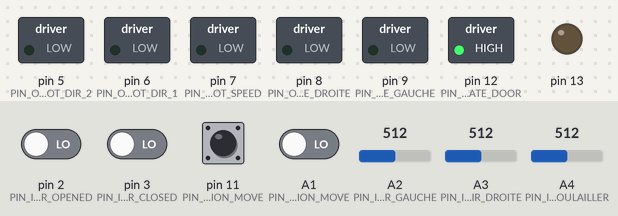
The sketch below on a simulated Arduino Uno, built with avr-gcc and run on an emulated ATmega328P. On the bench: switched loads named in the sketch (green lamp = pin HIGH), output pins drawn as LEDs (lit = HIGH). The inputs (shaded band) are chosen by the test bench; at power-on: A1 (PIN_IN_SENSOR_ACTION_MOVE), pin 2 (PIN_IN_SENSOR_OPENED), pin 3 (PIN_IN_SENSOR_CLOSED), pin 11 (PIN_IN_DOMOTIX_ACTION_MOVE) LOW, A2 (PIN_IN_SENSOR_PONDOIR_GAUCHE) = 512, A3 (PIN_IN_SENSOR_PONDOIR_DROITE) = 512, A4 (PIN_IN_SENSOR_POULAILLER) = 512.

Above: at 1.3 s.
1.4 s: pin 2 (PIN_IN_SENSOR_OPENED) driven HIGH
At 1.9 s:
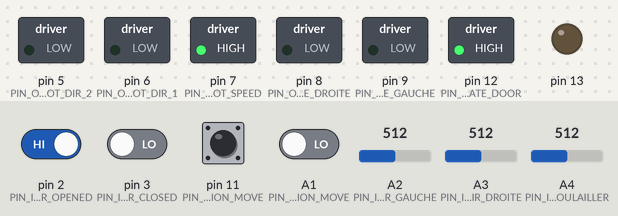
At 3.2 s:
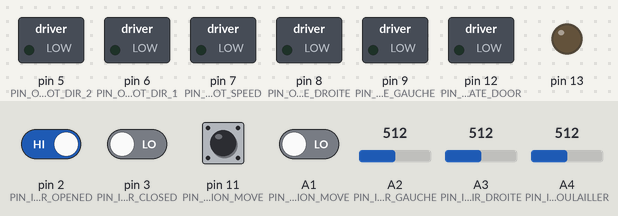
3.5 s: pin 11 (PIN_IN_DOMOTIX_ACTION_MOVE) pulsed HIGH 2 times (0.12 s each, 0.3 s apart)
At 4.12 s:
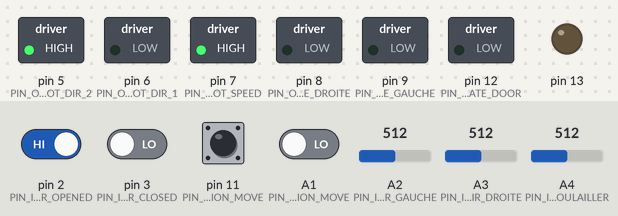
Timing chart, 0 to 6.5 s (numbered marks = the images above; inputs shaded):
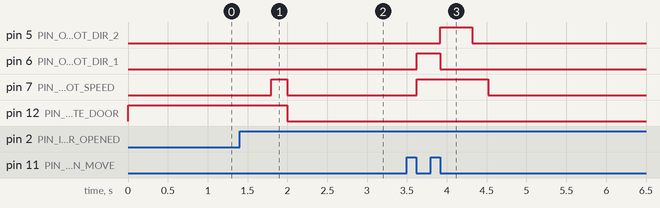

The sketch:

domotix_poulailler.ino
```cpp
 #include <Time.h>


/********************************************************/
/*      Pins   definitions                              */
/********************************************************/

#define PIN_IN_SENSOR_OPENED		2
#define PIN_IN_SENSOR_CLOSED		3

#define PIN_OUT_MOT_DIR_2		5
#define PIN_OUT_MOT_DIR_1		6
#define PIN_OUT_MOT_SPEED		7

#define PIN_IN_SENSOR_ACTION_MOVE	A1
#define PIN_IN_SENSOR_PONDOIR_GAUCHE	A2  /* Grey */
#define PIN_IN_SENSOR_PONDOIR_DROITE	A3  /* Brown */
#define PIN_IN_SENSOR_POULAILLER	A4  /* Grey */

/* domotix I/O */
#define PIN_IN_DOMOTIX_ACTION_MOVE	11 /* Blue */
#define PIN_OUT_DOMOTIX_STATE_DOOR	12 /* Yellow */
#define PIN_OUT_DOMOTIX_POULE_DROITE	8  /* Brown */
#define PIN_OUT_DOMOTIX_POULE_GAUCHE	9  /* Grey */
#define PIN_OUT_DOMOTIX_POULAILLER	8   /*  */

#define STATE_OPENNING			0
#define STATE_OPENED			1
#define STATE_CLOSING			2
#define STATE_CLOSED			3
#define STATE_UNKNOWN			4

#define THRESHOLD_POULE			300

#define DOOR_CLOSED			1
#define DOOR_OPENED			0

#define PONDOIR_POULE			1
#define PONDOIR_EMPTY			0

uint8_t g_process_serial;
uint8_t g_process_door;
uint8_t g_process_poule;

uint8_t g_process_delay;
#define PROCESS_DELAY_OFF			0
#define PROCESS_DELAY_ON			1

#define BLOCKED_DOOR_TIMEOUT		3
#define CLOSING_DOOR_TIMEOUT		60
#define OPENING_DOOR_TIMEOUT		60

uint8_t g_state_current;

typedef void (*callback_delay) (void);

typedef struct
{
    uint32_t delay_start;
    uint32_t delay_wait;
    uint8_t  delay_inuse;
    callback_delay cb;
}delay_t;

#define NB_DELAY_MAX			10
delay_t g_delay[NB_DELAY_MAX];

time_t g_current_time;
time_t g_openning_time;
time_t g_closing_time;

time_t g_current_poule_gauche_time;
time_t g_previous_poule_gauche_time;
uint8_t g_poule_gauche_state;
uint8_t g_poule_gauche_previous_state;

time_t g_current_poule_droite_time;
time_t g_previous_poule_droite_time;
uint8_t g_poule_droite_state;
uint8_t g_poule_droite_previous_state;

time_t g_current_poulailler_time;
time_t g_previous_poulailler_time;
uint8_t g_poulailler_state;
uint8_t g_poulailler_previous_state;


void open_the_door(void)
{
    /* open the door */
    digitalWrite(PIN_OUT_MOT_DIR_1, LOW);
    digitalWrite(PIN_OUT_MOT_DIR_2, HIGH);
    digitalWrite(PIN_OUT_MOT_SPEED, HIGH);
}

void close_the_door(void)
{
    /* open the door */
    digitalWrite(PIN_OUT_MOT_DIR_1, HIGH);
    digitalWrite(PIN_OUT_MOT_DIR_2, LOW);
    digitalWrite(PIN_OUT_MOT_SPEED, HIGH);
}

void stop_motor(void)
{
    delay(400);
    digitalWrite(PIN_OUT_MOT_DIR_1, LOW);
    digitalWrite(PIN_OUT_MOT_DIR_2, LOW);
    digitalWrite(PIN_OUT_MOT_SPEED, HIGH);
    delay(200);
    digitalWrite(PIN_OUT_MOT_SPEED, LOW);
}

void setup()
{
    /* Init input/output */
    pinMode(PIN_OUT_MOT_DIR_1, OUTPUT);
    pinMode(PIN_OUT_MOT_DIR_2, OUTPUT);
    pinMode(PIN_OUT_MOT_SPEED, OUTPUT);
    pinMode(13, OUTPUT);
    digitalWrite(13, LOW);

    pinMode(PIN_IN_SENSOR_OPENED, INPUT);
    pinMode(PIN_IN_SENSOR_CLOSED, INPUT);
    pinMode(PIN_IN_SENSOR_ACTION_MOVE, INPUT);

    /* For Domotix */
    pinMode(PIN_OUT_DOMOTIX_STATE_DOOR, OUTPUT);
    pinMode(PIN_OUT_DOMOTIX_POULE_GAUCHE, OUTPUT);
    pinMode(PIN_OUT_DOMOTIX_POULE_DROITE, OUTPUT);
    pinMode(PIN_IN_DOMOTIX_ACTION_MOVE, INPUT);

    digitalWrite(PIN_OUT_DOMOTIX_STATE_DOOR, DOOR_CLOSED);
    digitalWrite(PIN_OUT_DOMOTIX_POULE_GAUCHE, PONDOIR_EMPTY);
    digitalWrite(PIN_OUT_DOMOTIX_POULE_DROITE, PONDOIR_EMPTY);

    /* Init global variables */
    g_process_serial	= 0;
    g_process_door      = 1;
    g_process_poule     = 1;

    /* Set arbitrary state */
    g_state_current  = STATE_OPENNING;

    /* initialize serial communications at 115200 bps: */
    Serial.begin(115200);
    delay(100);

    setTime(0,0,0,20,11,15);
    g_current_time  = now();
    g_closing_time  = g_current_time;
    g_openning_time = g_current_time;
    g_previous_poule_gauche_time = g_current_time;
    g_previous_poule_droite_time = g_current_time;
    g_previous_poulailler_time = g_current_time;

    g_current_poule_gauche_time = g_current_time;
    g_current_poule_droite_time = g_current_time;
    g_current_poulailler_time = g_current_time;

    g_poule_gauche_previous_state = 2;
    g_poule_droite_previous_state = 2;
    g_poulailler_previous_state = 2;
    g_poule_gauche_state = 3;
    g_poule_droite_state = 3;
    g_poulailler_state = 3;
}


void process_door(void)
{
    uint8_t move_the_door;
    uint8_t opened;
    uint8_t closed;

    if (g_process_door != 0)
    {
	/* First, Check Current state */
	opened = digitalRead(PIN_IN_SENSOR_OPENED);
	closed = digitalRead(PIN_IN_SENSOR_CLOSED);

	/* Door is closed, check if it has just happened */
	if (closed == 1)
	{
	    if (g_state_current == STATE_CLOSING)
	    {
		g_state_current  = STATE_CLOSED;

		/* Stop immediatly */
		stop_motor();

		/* Then send info to Domotix */
		digitalWrite(PIN_OUT_DOMOTIX_STATE_DOOR, DOOR_CLOSED);
	    }
	    else if (g_state_current == STATE_OPENNING)
	    {
		/* check if door is blocked */
		g_current_time = now();
		if (g_current_time > (g_openning_time + BLOCKED_DOOR_TIMEOUT))
		{
		    /* something when wrong, door is blocked */
		    g_state_current  = STATE_CLOSED;

		    /* Stop immediatly */
		    stop_motor();

		    /* Then send info to Domotix */
		    digitalWrite(PIN_OUT_DOMOTIX_STATE_DOOR, DOOR_CLOSED);
		}
	    }
	}
	/* Door is openned, check if it has just happened */
	else if (opened == 1)
	{
	    if (g_state_current == STATE_OPENNING)
	    {
		g_state_current  = STATE_OPENED;

		/* Stop immediatly */
		stop_motor();

		/* Then send info to Domotix */
		digitalWrite(PIN_OUT_DOMOTIX_STATE_DOOR, DOOR_OPENED);
	    }
	    else if (g_state_current == STATE_CLOSING)
	    {
		/* check if door is blocked */
		g_current_time = now();
		if (g_current_time > (g_closing_time + BLOCKED_DOOR_TIMEOUT))
		{
		    /* something when wrong, door is blocked */
		    g_state_current  = STATE_OPENED;

		    /* Stop immediatly */
		    stop_motor();

		    /* Then send info to Domotix */
		    digitalWrite(PIN_OUT_DOMOTIX_STATE_DOOR, DOOR_OPENED);
		}
	    }
	}

	/* Check if outdoor button is pressed */
	move_the_door  = digitalRead(PIN_IN_SENSOR_ACTION_MOVE);
	if (move_the_door == 1)
	{
	    /* Wait for button released */
	    while (digitalRead(PIN_IN_SENSOR_ACTION_MOVE) == 1)
	    {
		delay(10);
	    }
	}
	else
	{
	    /* Check if door must be openned or closed by action domotix */
	    move_the_door = digitalRead(PIN_IN_DOMOTIX_ACTION_MOVE);
	    if (move_the_door == 1)
	    {
		while (digitalRead(PIN_IN_DOMOTIX_ACTION_MOVE) == 1)
		{
		    delay(10);
		}
	    }
	}

	if ((move_the_door) && ((g_state_current == STATE_CLOSED) || (g_state_current == STATE_CLOSING)))
	{
	    open_the_door();
	    g_state_current = STATE_OPENNING;
	    g_openning_time = now();
	}
	else if ((move_the_door) && ((g_state_current == STATE_OPENED) || (g_state_current == STATE_OPENNING)))
	{
	    close_the_door();
	    g_state_current = STATE_CLOSING;
	    g_closing_time = now();
	}


	/* check if it's not openning or closing for a too long time !!! */
	if (g_state_current == STATE_OPENNING)
	{
	    g_current_time = now();
	    if (g_current_time > (g_openning_time + OPENING_DOOR_TIMEOUT))
	    {
		/* Too long to open the door, then stop motor */
		/* Stop immediatly */
		g_state_current  = STATE_CLOSED;


		/* Stop immediatly */
		stop_motor();

		/* Then send info to Domotix */
		digitalWrite(PIN_OUT_DOMOTIX_STATE_DOOR, DOOR_CLOSED);
	    }
	}
	else if (g_state_current == STATE_CLOSING)
	{
	    g_current_time = now();
	    if (g_current_time > (g_closing_time + CLOSING_DOOR_TIMEOUT))
	    {
		/* Too long to close the door, then stop motor */
		g_state_current  = STATE_OPENED;

		/* Stop immediatly */
		stop_motor();

		/* Then send info to Domotix */
		digitalWrite(PIN_OUT_DOMOTIX_STATE_DOOR, DOOR_OPENED);
	    }
	}
    }
}

void process_poule(void)
{
    uint16_t poule_gauche;
    uint16_t poule_droite;
    uint16_t poulailler;

    if (g_process_poule != 0)
    {
	/* convert analog read to binary state */
	poule_gauche = analogRead(PIN_IN_SENSOR_PONDOIR_GAUCHE);
	if (poule_gauche > THRESHOLD_POULE)
	{
	    g_poule_gauche_state = PONDOIR_POULE;
	}
	else
	{
	    g_poule_gauche_state = PONDOIR_EMPTY;
	}

	/* check if it's really empty or full
	 * wait some time and check again
	 */
	if (g_poule_gauche_previous_state != g_poule_gauche_state)
	{
	    g_poule_gauche_previous_state = g_poule_gauche_state;

	    /* start counting time */
	    g_previous_poule_gauche_time = now();
	}
	else
	{
	    g_current_poule_gauche_time = now();
	    if (g_current_poule_gauche_time > (g_previous_poule_gauche_time + 240))
	    {
		digitalWrite(PIN_OUT_DOMOTIX_POULE_GAUCHE, g_poule_gauche_state);
		g_previous_poule_gauche_time = g_poule_gauche_state;
	    }
	}


	poule_droite = analogRead(PIN_IN_SENSOR_PONDOIR_DROITE);
	if (poule_droite > THRESHOLD_POULE)
	{
	    g_poule_droite_state = PONDOIR_POULE;
	}
	else
	{
	    g_poule_droite_state = PONDOIR_EMPTY;
	}

	/* check if it's really empty or full
	 * wait some time and check again
	 */
	if (g_poule_droite_previous_state != g_poule_droite_state)
	{
	    g_poule_droite_previous_state = g_poule_droite_state;

	    /* start counting time */
	    g_previous_poule_droite_time = now();
	}
	else
	{
	    g_current_poule_droite_time = now();
	    if (g_current_poule_droite_time > (g_previous_poule_droite_time + 240))
	    {
		digitalWrite(PIN_OUT_DOMOTIX_POULE_DROITE, g_poule_droite_state);
		g_previous_poule_droite_time = g_poule_droite_state;
	    }
	}


	/* convert analog read to binary state */
	poulailler = analogRead(PIN_IN_SENSOR_POULAILLER);
	if (poulailler > THRESHOLD_POULE)
	{
	    g_poulailler_state = PONDOIR_POULE;
	}
	else
	{
	    g_poulailler_state = PONDOIR_EMPTY;
	}

	/* check if it's really empty or full
	 * wait some time and check again
	 */
	if (g_poulailler_previous_state != g_poulailler_state)
	{
	    g_poulailler_previous_state = g_poulailler_state;

	    /* start counting time */
	    g_previous_poulailler_time = now();
	}
	else
	{
	    g_current_poulailler_time = now();
	    if (g_current_poulailler_time > (g_previous_poulailler_time + 240))
	    {
		digitalWrite(PIN_OUT_DOMOTIX_POULAILLER, g_poulailler_state);
		g_previous_poulailler_time = g_poulailler_state;
	    }
	}
    }
}


void wait_some_time( unsigned long time_to_wait, callback_delay call_after_delay);

void wait_some_time( unsigned long time_to_wait, callback_delay call_after_delay)
{
    uint32_t current_millis;
    uint8_t index;

    for(index = 0; index < NB_DELAY_MAX; index++)
    {
	if (g_delay[index].delay_inuse == 0)
	{
	    current_millis = millis();
	    g_delay[index].delay_start  = current_millis;
	    g_delay[index].cb		= call_after_delay;
	    g_delay[index].delay_inuse  = 1;
	    return;
	}
    }

    /* no more delay in tab availble
     */
    delay(time_to_wait);
}

void process_delay(void)
{
    uint32_t current_millis;
    uint8_t index;

    if (g_process_delay != PROCESS_DELAY_OFF)
    {
	for(index = 0; index < NB_DELAY_MAX; index++)
	{
	    if (g_delay[index].delay_inuse)
	    {
		current_millis = millis();
		if ((current_millis - g_delay[index].delay_start) > g_delay[index].delay_wait)
		{
		    /* call CB
		     */
		    if (g_delay[index].cb != NULL)
		    {
			g_delay[index].cb();
		    }
		    g_delay[index].delay_inuse = 0;
		    return;
		}
	    }
	}
    }
}

void process_serial(void)
{
    char value_read;
    uint8_t sensorValue = 0;

    if (g_process_serial)
    {
	/* if we get a valid char, read char */
	if (Serial.available() > 0)
	{
	    /* get incoming byte: */
	    value_read = Serial.read();
	    Serial.println(value_read);
	    switch (value_read)
	    {
		case 'a':
		{
		    digitalWrite(PIN_OUT_MOT_DIR_1, LOW);
		    digitalWrite(PIN_OUT_MOT_DIR_2, HIGH);
		    digitalWrite(PIN_OUT_MOT_SPEED, HIGH);
		}break;
		case 'b':
		{
		    digitalWrite(PIN_OUT_MOT_DIR_1, HIGH);
		    digitalWrite(PIN_OUT_MOT_DIR_2, LOW);
		    digitalWrite(PIN_OUT_MOT_SPEED, HIGH);
		}break;
		case 'c':
		{
		    digitalWrite(PIN_OUT_MOT_DIR_1, LOW);
		    digitalWrite(PIN_OUT_MOT_DIR_2, LOW);
		    digitalWrite(PIN_OUT_MOT_SPEED, HIGH);
		}break;
		case 'd':
		{
		    digitalWrite(PIN_OUT_MOT_DIR_1, HIGH);
		    digitalWrite(PIN_OUT_MOT_DIR_2, HIGH);
		    digitalWrite(PIN_OUT_MOT_SPEED, HIGH);
		}break;
		case 'e':
		{
		    digitalWrite(PIN_OUT_MOT_DIR_1, LOW);
		    digitalWrite(PIN_OUT_MOT_DIR_2, LOW);
		    digitalWrite(PIN_OUT_MOT_SPEED, LOW);
		}break;

		case 'f':
		{
		    sensorValue = analogRead(PIN_IN_SENSOR_PONDOIR_GAUCHE);

		    Serial.print("pondoir gauche = ");
		    Serial.print(sensorValue);
		    sensorValue = analogRead(PIN_IN_SENSOR_PONDOIR_DROITE);

		    Serial.print(" --- ");
		    Serial.println(sensorValue);

		}break;

		default:

		break;
	    }
	}
    }
}

void loop()
{
    process_serial();
    process_door();
    process_poule();
}
```

Measured:
- after the input at 1.4 s, pin 7 (PIN_OUT_MOT_SPEED): LOW → HIGH after 0.40 s, → LOW 0.20 s later; pin 12 (PIN_OUT_DOMOTIX_STATE_DOOR): HIGH → LOW after 0.60 s
- after the input at 3.5 s, pin 5 (PIN_OUT_MOT_DIR_2): LOW → HIGH after 0.42 s, → LOW 0.40 s later; pin 6 (PIN_OUT_MOT_DIR_1): LOW → HIGH after 0.12 s, → LOW 0.30 s later; pin 7 (PIN_OUT_MOT_SPEED): LOW → HIGH after 0.12 s, → LOW 0.90 s later
